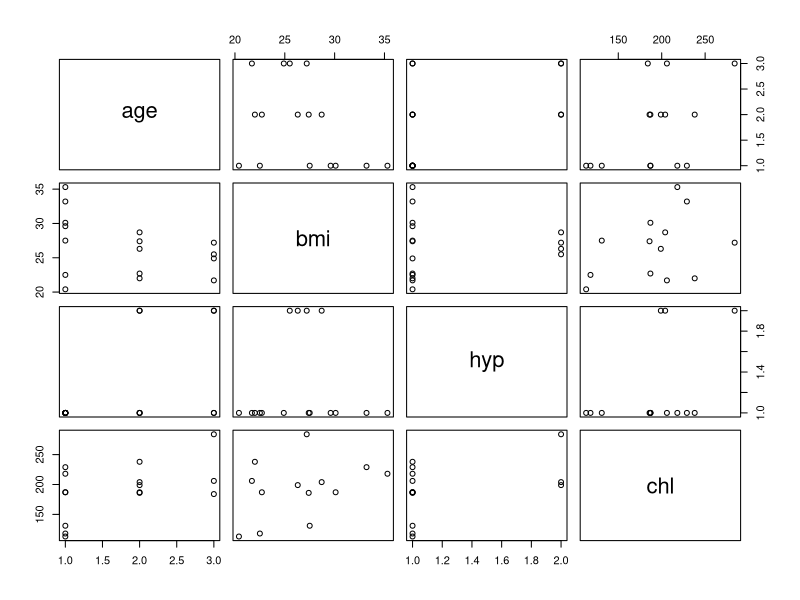
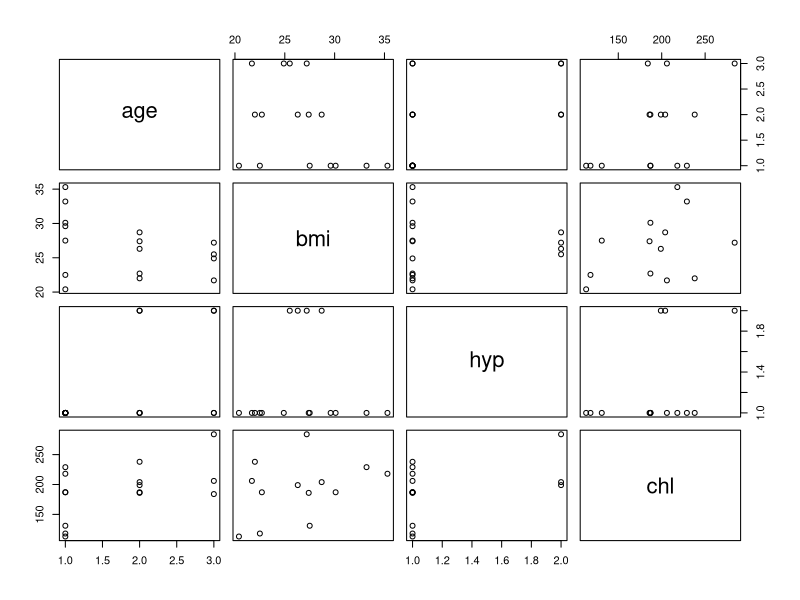
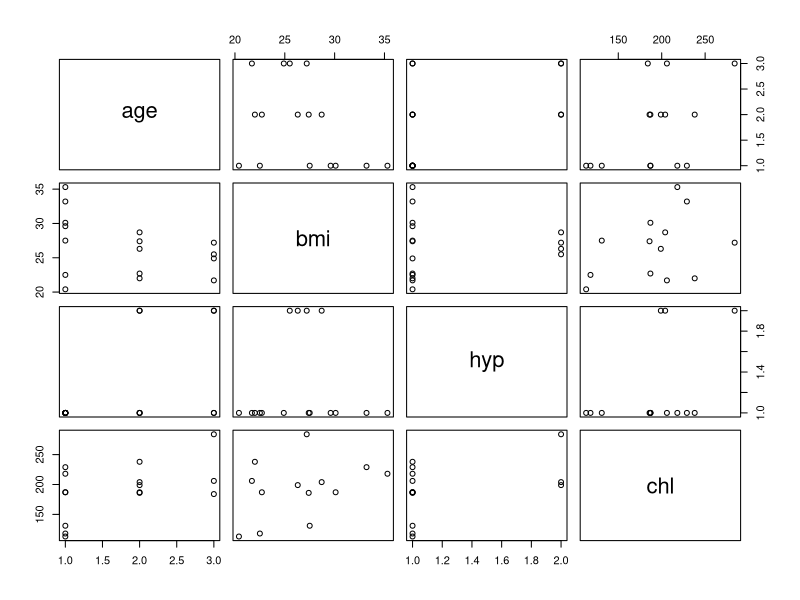
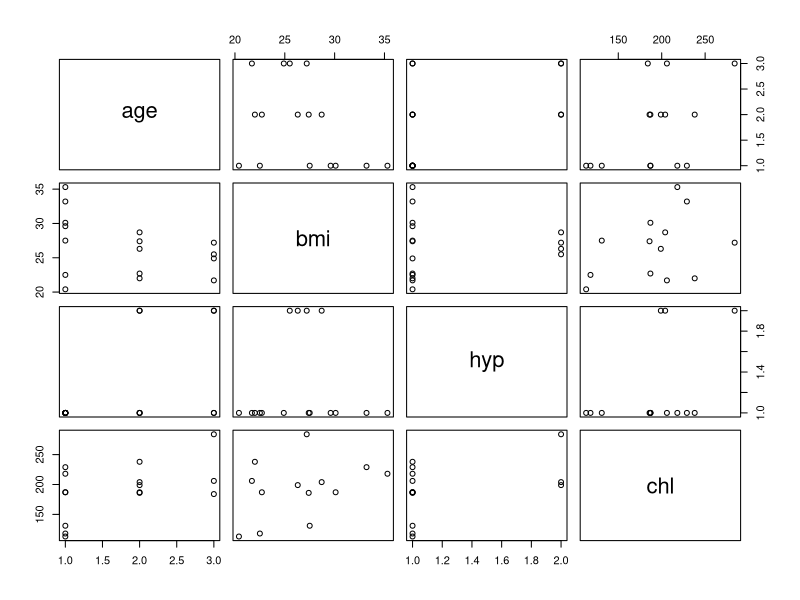
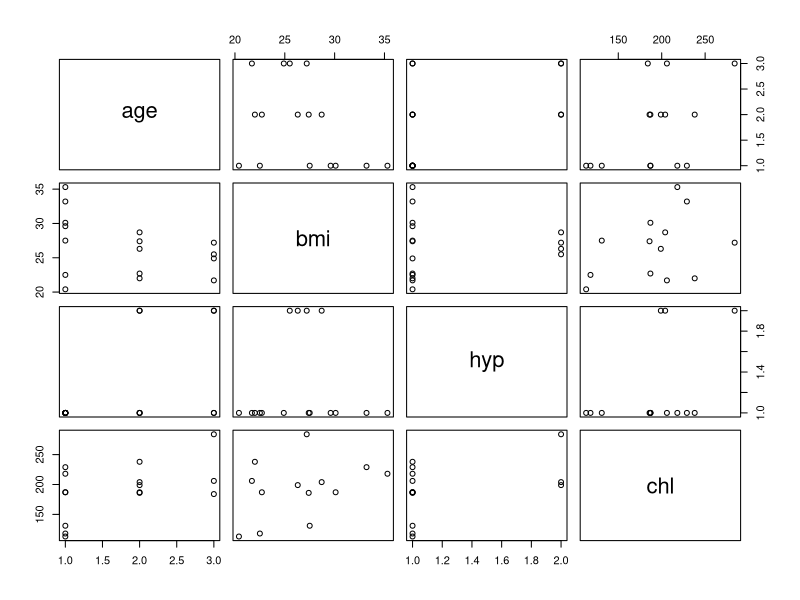
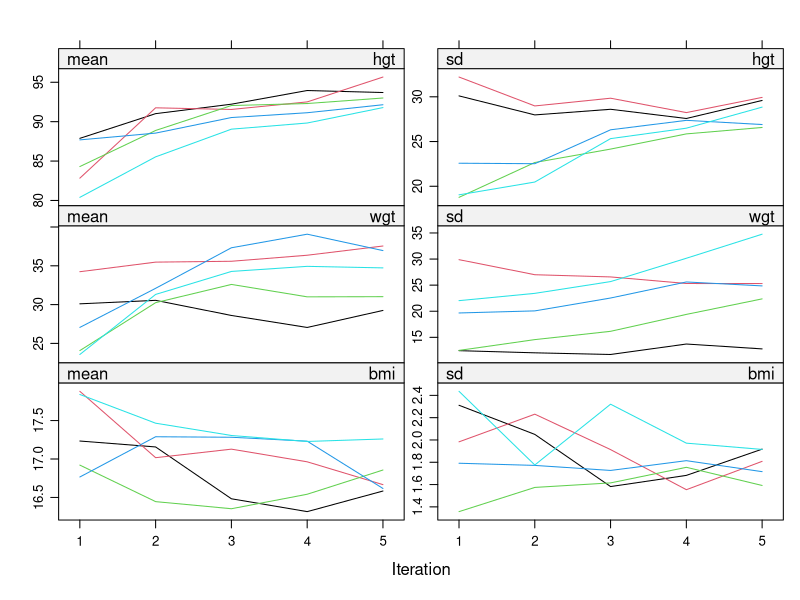
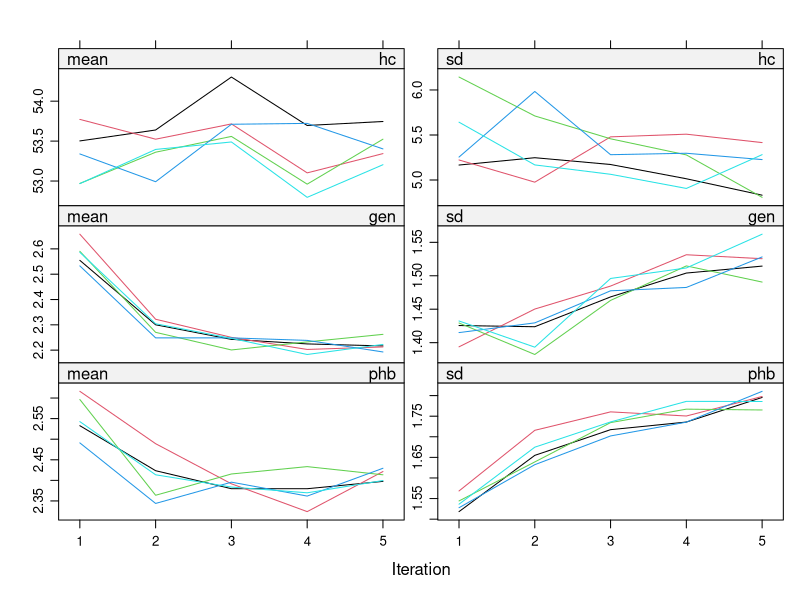
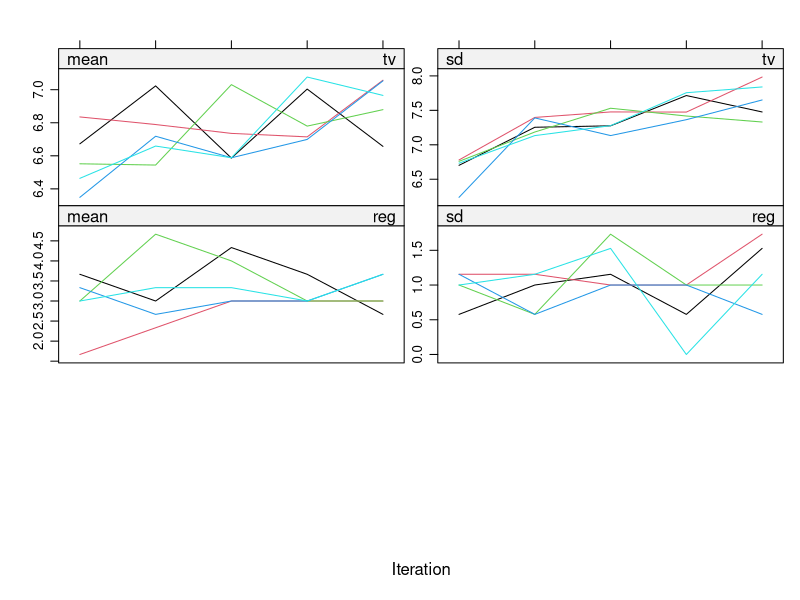

The R script that drew these images, in order:
set.seed(123)
library(mice)
plot(mice::nhanes)
imp <- mice(mice::boys)

#save a plot as a postscript file (you'll have to render it before you can display it)
postscript("Plots/epsplot.eps")
plot(nhanes)
dev.off()

#save a plot as a pdf file
pdf("Plots/pdfplot.pdf")
plot(nhanes)
dev.off()

#save a plot as a pdf file with fixed dimensions
pdf("Plots/pdfplot2.pdf", width = 16, height = 9)
plot(nhanes)
dev.off()

#save a plot as a pdf file with fixed dimensions
pdf("Plots/pdfplot2a.pdf", width = 4, height = 2)
plot(nhanes)
dev.off()

#save a plot as a multiple pages pdf file
pdf("Plots/pdfplot3.pdf", onefile = TRUE)
plot(imp)
dev.off()